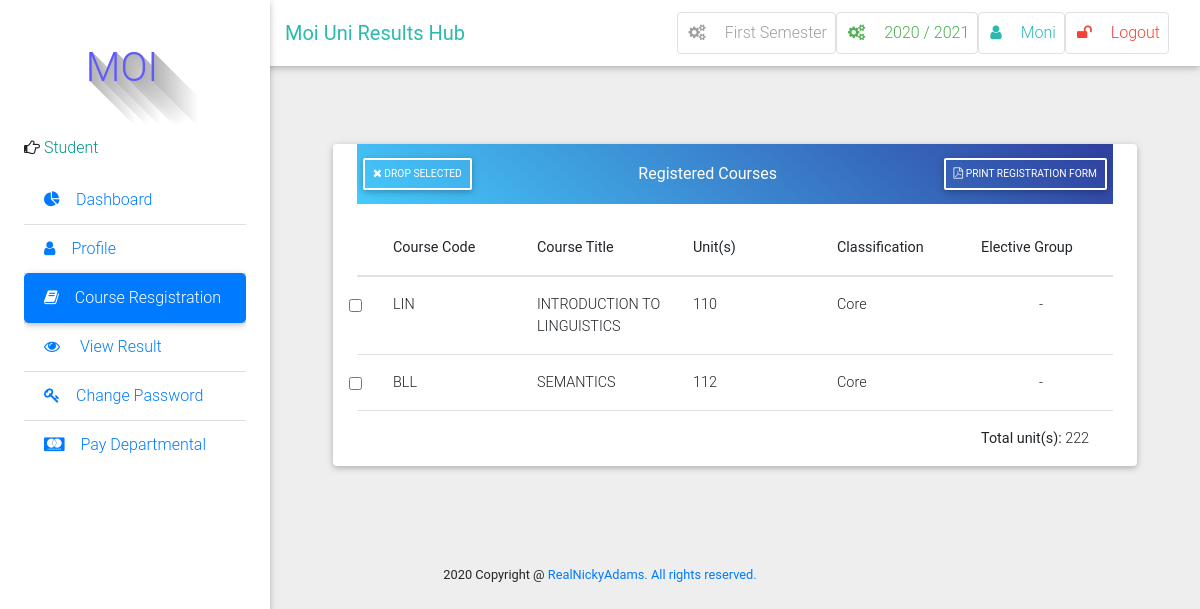
/course/registration/ (signed in), run on the app's committed database.
### result/models.py (models this page shows, shortened)
class Semester(models.Model):
    semester = models.CharField(max_length=10, choices=SEMESTER, blank=True)
    is_current_semester = models.BooleanField(default=False, blank=True, null=True)
    session = models.ForeignKey(Session, on_delete=models.CASCADE, blank=True, null=True)
    next_semester_begins = models.DateField(null=True, blank=True)
    def __str__(self):
        return self.semester

class Session(models.Model):
    session = models.CharField(max_length=200, unique=True)
    is_current_session = models.BooleanField(default=False, blank=True, null=True)
    next_session_begins = models.DateField(blank=True, null=True)
    def __str__(self):
        return self.session

class User(AbstractUser):
    is_student = models.BooleanField(default=False)
    is_lecturer = models.BooleanField(default=False)
    phone = models.CharField(max_length=60, blank=True, null=True)
    address = models.CharField(max_length=60, blank=True, null=True)
    picture = models.ImageField(upload_to="pictures/", blank=True, null=True)
    email = models.EmailField(blank=True, null=True)
    admission = models.CharField(max_length=10)
    username_validator = ASCIIUsernameValidator()

class Course(models.Model):
    courseTitle = models.CharField(max_length=200)
    courseCode = models.CharField(max_length=200, unique=True)
    courseUnit = models.CharField(max_length=200)
    description = models.TextField(max_length=200, blank=True)
    level = models.CharField(choices=LEVEL, max_length=3, blank=True)
    semester = models.CharField(choices=SEMESTER, max_length=200)
    is_elective = models.BooleanField(default=False, blank=True, null=True)

### result/views.py (the view)
# urls.py: path('course/registration/', views.course_registration, name='course_registration'),
@login_required
@student_required
def course_registration(request):
    if request.method == 'POST':
        ids = ()
        data = request.POST.copy()
        data.pop('csrfmiddlewaretoken', None) # remove csrf_token
        for key in data.keys():
            ids = ids + (str(key),)
        for s in range(0,len(ids)):
            student = Student.objects.get(user__pk=request.user.id)
            course = Course.objects.get(pk=ids[s])
            obj = TakenCourse.objects.create(student=student, course=course)
            obj.save()
            messages.success(request, 'Course(s) Registered Successfully!')
        return redirect('profile')
    else:
        student = Student.objects.get(user__pk=request.user.id)
        taken_courses = TakenCourse.objects.filter(student__user__id=request.user.id)
        t = ()
        for i in taken_courses:
            t += (i.course.pk,)
        current_semester = Semester.objects.get(is_current_semester=True)
        courses = Course.objects.filter(level=student.level).exclude(id__in=t)
        all_courses = Course.objects.filter(level=student.level)
        no_course_is_registered = False # Check if no course is registered
        all_courses_are_registered = False
        registered_courses = Course.objects.filter(level=student.level).filter(id__in=t)
        if registered_courses.count() == 0: # Check if number of registered courses is 0
        	no_course_is_registered = True
        if registered_courses.count() == all_courses.count():
        	all_courses_are_registered = True
        total_first_semester_unit = 0
        total_sec_semester_unit = 0
        total_registered_unit = 0
        for i in courses:
            if i.semester == "First":
                total_first_semester_unit += int(i.courseUnit)
            if i.semester == "Second":
                total_sec_semester_unit += int(i.courseUnit)
        for i in registered_courses:
            total_registered_unit += int(i.courseUnit)
        context = {
        		"all_courses_are_registered": all_courses_are_registered,
        		"no_course_is_registered": no_course_is_registered,
                "current_semester":current_semester,
                "courses":courses,
                "total_first_semester_unit": total_first_semester_unit,
                "total_sec_semester_unit": total_sec_semester_unit,
                "registered_courses": registered_courses,
                "total_registered_unit": total_registered_unit,
                "student": student,
                }
        return render(request, 'course/course_registration.html', context)

### result/context_processors.py (called while the page is built)
def get_current_year_to_context(request):
    current_datetime = datetime.datetime.now()
    return {
        'current_year': current_datetime.year
    }

def session_processor(request):
    current_session = Session.objects.get(is_current_session=True)
    return {"current_session": current_session}

def semester_processor(request):
    current_semester = Semester.objects.get(is_current_semester=True)
    return {"current_semester": current_semester}

### templates/course/course_registration.html (shortened to what this page needs)
{% extends 'base.html' %}
{% load static %}
{% load crispy_forms_tags %}
{% block side_bar %}
    {% include 'partial_active_element.html' with active='course_registration' %}
{% endblock side_bar %}
{% block content %}
<div class="container-fluid mt-5">
<br>
<br>
{% if not no_course_is_registered %}
<form method="POST" action="{% url 'course_drop' %}">{% csrf_token %}
<div class="card card-cascade narrower">
  <div class="view view-cascade gradient-card-header blue-gradient narrower py-2 mx-4 mb-3 d-flex justify-content-between align-items-center">
    <div>
      <button type="submit" class="btn btn-outline-white btn-rounded btn-sm px-2">
        <i class="fa fa-times" aria-hidden="true"></i> Drop Selected
      </button>
    </div>
    <a href="" class="white-text mx-3">Registered Courses</a>
    <div>
    <a target="_blank" href="{% url 'course_registration_form' %}" class="btn btn-outline-white btn-rounded btn-sm px-2">
        <i class="fa fa-file-pdf-o" aria-hidden="true"></i> Print Registration Form
      </a>
    </div>
  </div>
  <div class="px-4">
    <div class="table-wrapper">
      <table class="table table-hover mb-0">
        <thead>
          <tr>
            <th>
            </th>
            <th class="th-lg">
              <a>Course Code
              </a>
            </th>
            <th class="th-lg">
              <a href="">Course Title
              </a>
            </th>
            <th class="th-lg">
              <a href="">Unit(s)
              </a>
            </th>
            <th class="th-lg">
              <a href="">Classification
              </a>
            </th>
            <th class="th-lg">
              <a href="">Elective Group
              </a>
            </th>
          </tr>
        </thead>
        <tbody>
        	{% for course in registered_courses %}
        <tr>
            <th scope="row">
              <input name="{{ course.pk }}" value="{{ course.courseUnit }}" class="form-check-input" type="checkbox" id="checkbox1">
            </th>
            <td>{{ course.courseCode }}</td>
            <td>{{ course.courseTitle }}</td>
            <td>{{ course.courseUnit }}</td>
            {% if not course.is_elective %}
            <td>Core</td>
            {% else %}
            <td> - </td>
            {% endif %}
            {% if course.is_elective %}
            <td>Elective</td>
            {% else %}
            <td class="text-center">-</td>
            {% endif %}
          </tr>
          {% endfor %}
          <tr>
            <th scope="row">
            </th>
            <td></td>
            <td></td>
            <td></td>
            <td></td>
            <td><b>Total unit(s):</b>  {{ total_registered_unit }} </td>
          </tr>
        </tbody>
      </table>
    </div>
  </div>
</div>
</form>
{% endif %}
<br>
<br>
</div>
  <br>
  <br>
{% endblock %}

### templates/base.html (shortened to what this page needs)
 {%load static %}
<!DOCTYPE html>
<html lang="en">
    <head>
        <link rel="stylesheet" href="https://maxcdn.bootstrapcdn.com/font-awesome/4.7.0/css/font-awesome.min.css">
        <link href="{% static 'css/bootstrap.min.css' %}" rel="stylesheet">
        <link href="{% static 'css/mdb.min.css' %}" rel="stylesheet">
        <link href="{% static 'css/style.css' %}" rel="stylesheet">
    </head>
    <body class="grey lighten-3">
    <header>
        <nav class="navbar fixed-top navbar-expand-lg navbar-light white scrolling-navbar">
            <div class="container-fluid">
                <a class="navbar-brand waves-effect" href="/">
                    <strong class="text-default ">Moi Uni Results Hub</strong>
                </a>
                <div class="collapse navbar-collapse" id="navbarSupportedContent">
                          {% if user.is_authenticated %}
                    <ul class="navbar-nav nav-flex-icons">
                        <li class="nav-item">
                            <a href="{% if request.user.is_superuser %}{% url 'manage_semester' %}{% else %}#{% endif %}" class="nav-link border border-light grey-text rounded waves-effect">
                                <i class="fa fa-cogs mr-3"></i>{{ current_semester }} Semester
                            </a>
                        </li>
                        <li class="nav-item">
                            <a href="{% if request.user.is_superuser %}{% url 'manage_session' %}{% else %}#{% endif %}" class="nav-link border border-light green-text rounded waves-effect">
                                <i class="fa fa-cogs mr-3"></i>{{ current_session }}
                            </a>
                        </li>
                        <li class="nav-item">
                            <a href="{% url 'profile' %}" class="nav-link border border-light rounded waves-effect text-default">
                                <i  class="fa fa-user mr-3"></i>{{ user|capfirst }}
                            </a>
                        </li>
                         <li class="nav-item">
                            <a href="/accounts/logout/" class="nav-link border border-light rounded waves-effect red-text">
                                <i class="fa fa-unlock mr-3"></i>Logout
                            </a>
                        </li>
                    {% endif %}
                </div>
            </div>
        </nav>
        <div class="sidebar-fixed position-fixed">
                <p style="margin-left: 30px;" id="icon" class="logo"> MOI</p>
                {% if request.user.is_lecturer %}
                <p><i class="fa fa-hand-o-right" aria-hidden="true"></i>
                    <span class="teal-text text-center"> Course Lecturer</span></p>
                {% elif request.user.is_student %}
                <p><i class="fa fa-hand-o-right" aria-hidden="true"></i>
                    <span class="teal-text text-center"> Student</span></p>
                {% else %}
                <p><i class="fa fa-hand-o-right" aria-hidden="true"></i>
                    <span class="teal-text text-center"> System Admin</span></p>
                {% endif %}
            <div class="dashboard">
            {% block side_bar %}{% endblock side_bar %}
            </div>
        </div>
    </header>
    <main class="pt-5 mx-lg-5">
        {% block content%} {% endblock %}
    </main>
<footer class="footer text-center">
        <div class="container">
            <small class="copyright">{{ current_year }} Copyright @ <a href="#">RealNickyAdams. All rights reserved. </a></small>
        </div>
    </footer>
    </body>
</html>

### static/css/style.css (style rules this page uses)
.sidebar-fixed { height: 100vh; width: 270px; -webkit-box-shadow: 0 2px 5px 0 rgba(0, 0, 0, 0.16), 0 2px 10px 0 rgba(0, 0, 0, 0.12); box-shadow: 0 2px 5px 0 rgba(0, 0, 0, 0.16), 0 2px 10px 0 rgba(0, 0, 0, 0.12); z-index: 1050; background-color: #fff; padding: 1.5rem; padding-top: 0; }
@media (min-width: 1200px) { .navbar, .page-footer, main { padding-left: 270px; } }
.logo { text-color:#006666; text-shadow: rgb(179, 179, 179) 0px 0px 0px, rgb(180, 180, 180) 1px 1px 0px, rgb(182, 182, 182) 2px 2px 0px, rgb(184, 184, 184) 3px 3px 0px, rgb(185, 185, 185) 4px 4px 0px, rgb(187, 187, 187) 5px 5px 0px, rgb(189, 189, 189) 6px 6px 0px, rgb(190, 190, 190) 7px 7px 0px, rgb(192, 192, 192) 8px 8px 0px, rgb(194, 194, 194) 9px 9px 0px, rgb(195, 195, 195) 10px 10px 0px, rgb(197, 197, 197) 11px 11px 0px, rgb(199, 199, 199) 12px 12px 0px, rgb(201, 201, 201) 13px 13px 0px, rgb(202, 202, 202) 14px 14px 0px, rgb(204, 204, 204) 15px 15px 0px, rgb(206, 206, 206) 16px 16px 0px, rgb(207, 207, 207) 17px 17px 0px, rgb(209, 209, 209) 18px 18px 0px, rgb(211, 211, 211) 19px 19px 0px, rgb(212, 212, 212) 20px 20px 0px, rgb(214, 214, 214) 21px 21px 0px, rgb(216, 216, 216) 22px 22px 0px, rgb(218, 218, 218) 23px 23px 0px, rgb(219, 219, 219) 24px 24px 0px, rgb(221, 221, 221) 25px 25px 0px, rgb(223, 223, 223) 26px 26px 0px, rgb(224, 224, 224) 27px 27px 0px, rgb(226, 226, 226) 28px 28px 0px, rgb(228, 228, 228) 29px 29px 0px, rgb(230, 230, 230) 30px 30px 0px, rgb(231, 231, 231) 31px 31px 0px, rgb(233, 233, 233) 32px 32px 0px, rgb(235, 235, 235) 33px 33px 0px, rgb(236, 236, 236) 34px 34px 0px, rgb(238, 238, 238) 35px 35px 0px, rgb(240, 240, 240) 36px 36px 0px, rgb(241, 241, 241) 37px 37px 0px, rgb(243, 243, 243) 38px 38px 0px, rgb(245, 245, 245) 39px 39px 0px, rgb(247, 247, 247) 40px 40px 0px, rgb(248, 248, 248) 41px 41px 0px, rgb(250, 250, 250) 42px 42px 0px, rgb(252, 252, 252) 43px 43px 0px, rgb(253, 253, 253) 44px 44px 0px; font-size: 40px; color: rgb(95, 89, 255); height: 120px; width: 136px; line-height: 136px; border-radius: ; text-align: center; background-color: rgb(255, 255, 255); }

### templates/base.html (style rules this page uses)
.dashboard { display: block; max-height: 500px; overflow-y: auto; -ms-overflow-style: -ms-autohiding-scrollbar; }

### data on the page
Semester: semester "First"
Session: session "2020 / 2021"
User: username "Moni"
Course: courseCode "LIN", courseTitle "INTRODUCTION TO LINGUISTICS", courseUnit "110", is_elective "Core"
Course: courseCode "BLL", courseTitle "SEMANTICS", courseUnit "112", is_elective "Core"

### other printed values
{{ total_registered_unit }} "222"
